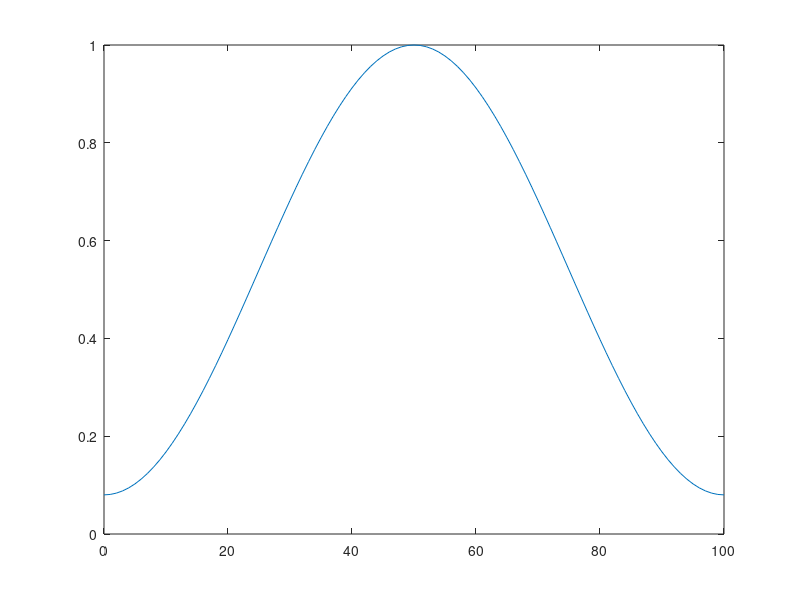

Here is the MATLAB script that generated this plot:
clc;
clear;
close all;

Length = 0:1:1000;
N = 100;
i = 0;

for n = 0:1:1000
  i = i+1;
  if n >= 0 && n <= N
      w(i) = 0.54 - 0.46*cos(2*pi*n/N);
  endif
endfor

disp(w);
index = 0:1:N;
plot(index, w);